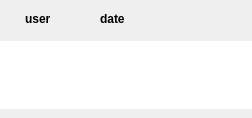
<?xml version="1.0" encoding="UTF-8"?>
<ui version="4.0">
 <class>SoundfontCommentCell</class>
 <widget class="QWidget" name="SoundfontCommentCell">
  <property name="geometry">
   <rect>
    <x>0</x>
    <y>0</y>
    <width>252</width>
    <height>118</height>
   </rect>
  </property>
  <property name="windowTitle">
   <string>Form</string>
  </property>
  <layout class="QGridLayout" name="gridLayout">
   <property name="leftMargin">
    <number>0</number>
   </property>
   <property name="topMargin">
    <number>0</number>
   </property>
   <property name="rightMargin">
    <number>0</number>
   </property>
   <property name="bottomMargin">
    <number>0</number>
   </property>
   <property name="horizontalSpacing">
    <number>0</number>
   </property>
   <item row="0" column="0" rowspan="2">
    <layout class="QHBoxLayout" name="leftBars"/>
   </item>
   <item row="0" column="1" rowspan="2">
    <layout class="QGridLayout" name="gridLayout_2">
     <property name="topMargin">
      <number>9</number>
     </property>
     <property name="bottomMargin">
      <number>9</number>
     </property>
     <property name="horizontalSpacing">
      <number>9</number>
     </property>
     <property name="verticalSpacing">
      <number>12</number>
     </property>
     <item row="0" column="5">
      <spacer name="horizontalSpacer">
       <property name="orientation">
        <enum>Qt::Horizontal</enum>
       </property>
       <property name="sizeHint" stdset="0">
        <size>
         <width>40</width>
         <height>20</height>
        </size>
       </property>
      </spacer>
     </item>
     <item row="0" column="1">
      <widget class="QLabel" name="labelUser">
       <property name="font">
        <font>
         <weight>75</weight>
         <bold>true</bold>
        </font>
       </property>
       <property name="text">
        <string notr="true">user</string>
       </property>
      </widget>
     </item>
     <item row="0" column="3">
      <widget class="QLabel" name="labelDateIcon">
       <property name="minimumSize">
        <size>
         <width>16</width>
         <height>0</height>
        </size>
       </property>
       <property name="maximumSize">
        <size>
         <width>16</width>
         <height>16777215</height>
        </size>
       </property>
       <property name="text">
        <string/>
       </property>
       <property name="alignment">
        <set>Qt::AlignCenter</set>
       </property>
      </widget>
     </item>
     <item row="0" column="0">
      <widget class="QLabel" name="labelUserIcon">
       <property name="minimumSize">
        <size>
         <width>16</width>
         <height>0</height>
        </size>
       </property>
       <property name="maximumSize">
        <size>
         <width>16</width>
         <height>16777215</height>
        </size>
       </property>
       <property name="text">
        <string/>
       </property>
       <property name="alignment">
        <set>Qt::AlignCenter</set>
       </property>
      </widget>
     </item>
     <item row="0" column="4">
      <widget class="QLabel" name="labelDate">
       <property name="font">
        <font>
         <weight>75</weight>
         <bold>true</bold>
        </font>
       </property>
       <property name="text">
        <string notr="true">date</string>
       </property>
      </widget>
     </item>
     <item row="1" column="0" colspan="6">
      <widget class="QTextBrowser" name="textComment">
       <property name="frameShape">
        <enum>QFrame::NoFrame</enum>
       </property>
      </widget>
     </item>
     <item row="0" column="2">
      <spacer name="horizontalSpacer_2">
       <property name="orientation">
        <enum>Qt::Horizontal</enum>
       </property>
       <property name="sizeType">
        <enum>QSizePolicy::Fixed</enum>
       </property>
       <property name="sizeHint" stdset="0">
        <size>
         <width>6</width>
         <height>20</height>
        </size>
       </property>
      </spacer>
     </item>
    </layout>
   </item>
  </layout>
 </widget>
 <resources/>
 <connections/>
</ui>
